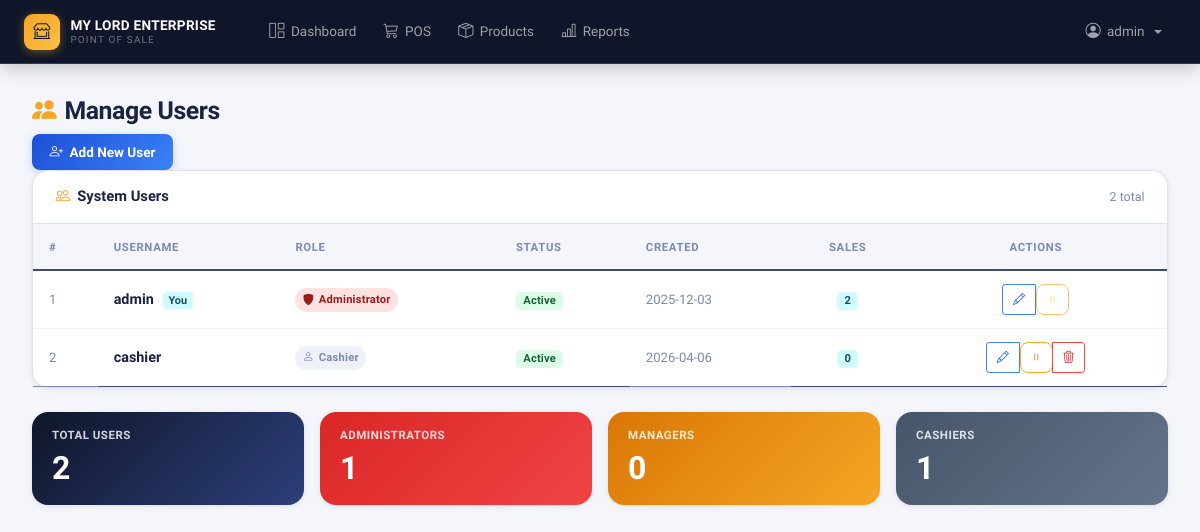
The page /auth/users (signed in) on the database as committed earlier.
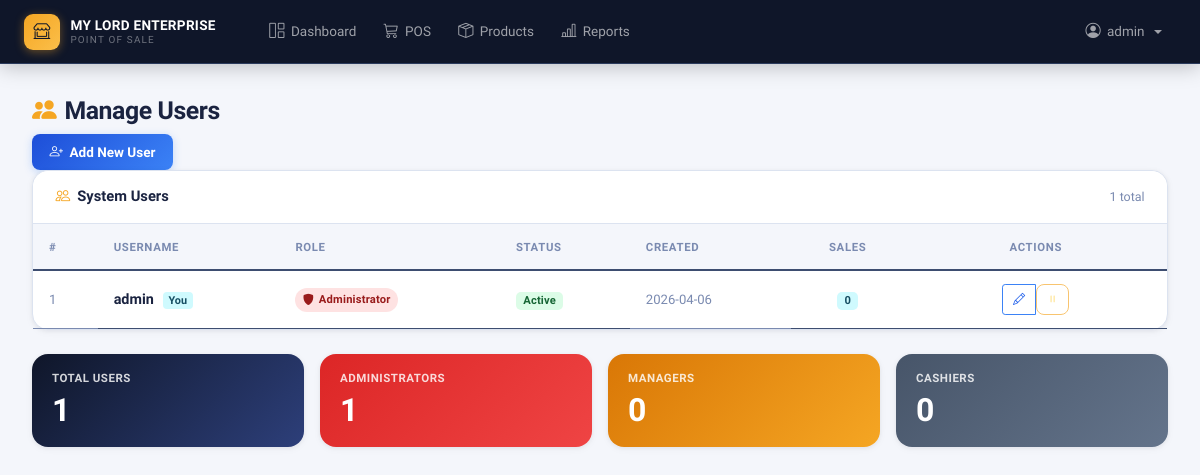
The same page on the database as committed later.
### app/models.py (models this page shows, shortened)
class User(UserMixin, db.Model):
    id = db.Column(db.Integer, primary_key=True)
    username = db.Column(db.String(80), unique=True, nullable=False)
    password_hash = db.Column(db.Text)
    role = db.Column(db.String(20), nullable=False, default='cashier')  # admin, manager, cashier
    created_at = db.Column(db.DateTime, default=datetime.utcnow)
    is_active = db.Column(db.Boolean, default=True, nullable=False)
    is_temporary_password = db.Column(db.Boolean, default=False, nullable=False)
    password_reset_token = db.Column(db.String(100), nullable=True)
    password_reset_expires = db.Column(db.DateTime, nullable=True)
    must_change_password = db.Column(db.Boolean, default=False, nullable=False)
    last_password_change = db.Column(db.DateTime, nullable=True)
    sales = db.relationship('Sale', backref='clerk', lazy=True)
    expenses = db.relationship('Expense', backref='user', lazy=True)
    def needs_password_change(self):
        return self.must_change_password or self.is_temporary_password
    def is_admin(self):
        return self.role == 'admin'
    def is_manager(self):
        return self.role in ['admin', 'manager']

### app/auth.py (the view)
@bp.route('/users')
@login_required
@admin_required
def manage_users():
    page = request.args.get('page', 1, type=int)
    per_page = 10
    users = User.query.paginate(
        page=page,
        per_page=per_page,
        error_out=False
    )
    return render_template('auth/manage_users.html', users=users)

### app/templates/auth/manage_users.html (shortened to what this page needs)
{% extends "base.html" %}
{% block content %}
<div class="page-header-bar">
    <h2 class="page-title">
        <i class="bi bi-people-fill"></i> Manage Users
    </h2>
    <a href="{{ url_for('auth.register') }}" class="btn btn-primary">
        <i class="bi bi-person-plus"></i> Add New User
    </a>
</div>
<div class="card">
    <div class="card-header d-flex justify-content-between align-items-center">
        <h5><i class="bi bi-people"></i> System Users</h5>
        <span style="font-size:0.78rem;color:var(--text-muted)">{{ users.total }} total</span>
    </div>
    <div class="card-body p-0">
        {% if users.items %}
        <div class="table-responsive">
            <table class="table table-hover mb-0">
                <thead>
                    <tr>
                        <th>#</th>
                        <th>Username</th>
                        <th>Role</th>
                        <th>Status</th>
                        <th>Created</th>
                        <th class="text-center">Sales</th>
                        <th class="text-center" style="min-width:160px">Actions</th>
                    </tr>
                </thead>
                <tbody>
                    {% for user in users.items %}
                    <tr>
                        <td style="font-size:0.82rem;color:var(--text-muted)">{{ loop.index + (users.page - 1) * users.per_page }}</td>
                        <td>
                            <div style="font-weight:700;color:var(--text-primary);font-size:0.9rem">
                                {{ user.username }}
                                {% if user.id == current_user.id %}
                                <span class="you-tag">You</span>
                                {% endif %}
                            </div>
                        </td>
                        <td>
                            {% if user.role == 'admin' %}
                                <span class="role-chip rc-admin"><i class="bi bi-shield-fill"></i> Administrator</span>
                            {% elif user.role == 'manager' %}
                                <span class="role-chip rc-manager"><i class="bi bi-star-fill"></i> Manager</span>
                            {% else %}
                                <span class="role-chip rc-cashier"><i class="bi bi-person"></i> Cashier</span>
                            {% endif %}
                        </td>
                        <td>
                            {% if user.is_active is defined %}
                                <span class="badge {{ 'bg-success' if user.is_active else 'bg-secondary' }}">
                                    {{ 'Active' if user.is_active else 'Inactive' }}
                                </span>
                            {% else %}
                                <span class="badge bg-success">Active</span>
                            {% endif %}
                        </td>
                        <td style="font-size:0.82rem;color:var(--text-muted)">
                            {% if user.created_at %}{{ user.created_at.strftime('%Y-%m-%d') }}{% else %}—{% endif %}
                        </td>
                        <td class="text-center">
                            <span class="badge bg-info">{{ user.sales|length if user.sales else 0 }}</span>
                        </td>
                        <td class="text-center action-cell">
                            <div class="btn-group btn-group-sm">
                                <a href="{{ url_for('auth.edit_user', user_id=user.id) }}"
                                   class="btn btn-outline-primary" title="Edit User">
                                    <i class="bi bi-pencil"></i>
                                </a>
                                {% if user.is_active is defined %}
                                <form method="POST" action="{{ url_for('auth.toggle_user_status', user_id=user.id) }}" class="d-inline" id="toggleForm{{ user.id }}">
                                    <button type="button"
                                            class="btn btn-outline-warning"
                                            title="{{ 'Deactivate' if user.is_active else 'Activate' }} User"
                                            onclick="confirmToggle({{ user.id }}, '{{ 'Deactivate' if user.is_active else 'Activate' }}')"
                                            {% if user.id == current_user.id %}disabled{% endif %}>
                                        <i class="bi bi-{{ 'pause' if user.is_active else 'play' }}"></i>
                                    </button>
                                </form>
                                {% endif %}
                                {% if user.id != current_user.id %}
                                <a href="{{ url_for('auth.confirm_delete_user', user_id=user.id) }}"
                                   class="btn btn-outline-danger" title="Delete User">
                                    <i class="bi bi-trash3"></i>
                                </a>
                                {% endif %}
                            </div>
                        </td>
                    </tr>
                    {% endfor %}
                </tbody>
            </table>
        </div>
        {% endif %}
    </div>
</div>
<div class="summary-strip">
    <div class="sum-card sc-navy">
        <h6>Total Users</h6>
        <h3>{{ users.total }}</h3>
    </div>
    <div class="sum-card sc-red">
        <h6>Administrators</h6>
        <h3>{{ users.items | selectattr('role', 'equalto', 'admin') | list | length }}</h3>
    </div>
    <div class="sum-card sc-amber">
        <h6>Managers</h6>
        <h3>{{ users.items | selectattr('role', 'equalto', 'manager') | list | length }}</h3>
    </div>
    <div class="sum-card sc-slate">
        <h6>Cashiers</h6>
        <h3>{{ users.items | selectattr('role', 'equalto', 'cashier') | list | length }}</h3>
    </div>
</div>
{% endblock %}

### app/templates/base.html (shortened to what this page needs)
<!DOCTYPE html>
<html lang="en">
<head>
    <link href="{{ url_for('static', filename='css/bootstrap.min.css') }}" rel="stylesheet">
    <link rel="stylesheet" href="{{ url_for('static', filename='css/bootstrap-icons.css') }}">
    <link rel="stylesheet" href="{{ url_for('static', filename='css/animations.css') }}">
</head>
<body>
    <nav class="navbar navbar-expand-lg navbar-dark">
        <div class="container">
            <a class="navbar-brand" href="{{ url_for('main.index') }}">
                <div class="brand-icon"><i class="bi bi-shop-window"></i></div>
                <div class="brand-text">
                    <span class="brand-main">MY LORD ENTERPRISE</span>
                    <span class="brand-sub">Point of Sale</span>
                </div>
            </a>
            {% if current_user.is_authenticated %}
            <div class="collapse navbar-collapse" id="navbarNav">
                <ul class="navbar-nav ms-4 me-auto">
                    <li class="nav-item">
                        <a class="nav-link" href="{{ url_for('main.index') }}">
                            <i class="bi bi-grid-1x2"></i> Dashboard
                        </a>
                    </li>
                    <li class="nav-item">
                        <a class="nav-link" href="{{ url_for('pos.pos_page') }}">
                            <i class="bi bi-cart3"></i> POS
                        </a>
                    </li>
                    {% if current_user.is_manager() %}
                    <li class="nav-item">
                        <a class="nav-link" href="{{ url_for('products.list_products') }}">
                            <i class="bi bi-box-seam"></i> Products
                        </a>
                    </li>
                    <li class="nav-item">
                        <a class="nav-link" href="{{ url_for('reports.sales_reports') }}">
                            <i class="bi bi-bar-chart-line"></i> Reports
                        </a>
                    </li>
                    {% endif %}
                </ul>
                <ul class="navbar-nav">
                    <li class="nav-item dropdown">
                        <a class="nav-link dropdown-toggle" href="#" role="button" data-bs-toggle="dropdown">
                            <i class="bi bi-person-circle"></i>
                            {{ current_user.username }}
                        </a>
                    </li>
                </ul>
            </div>
            {% endif %}
        </div>
    </nav>
    <div class="container-fluid">
        {% block content %}{% endblock %}
    </div>
</body>
</html>

### app/static/css/animations.css (style rules this page uses)
.card { animation: fadeInUp 0.6s ease-out backwards; }
.table tbody tr { animation: fadeIn 0.5s ease-out backwards; }
.table tbody tr:nth-child(1) { animation-delay: 0.1s; }
.btn-group .btn { animation: fadeIn 0.5s ease-out backwards; }
.btn-group .btn:nth-child(1) { animation-delay: 0.1s; }
.navbar-brand { animation: slideInLeft 0.6s ease-out; }
.navbar-nav .nav-item { animation: slideDown 0.5s ease-out backwards; }
.navbar-nav .nav-item:nth-child(1) { animation-delay: 0.1s; }
.navbar-nav .nav-item:nth-child(2) { animation-delay: 0.15s; }
.navbar-nav .nav-item:nth-child(3) { animation-delay: 0.2s; }
.navbar-nav .nav-item:nth-child(4) { animation-delay: 0.25s; }
.card { transition: transform 0.3s ease, box-shadow 0.3s ease; }
.btn { transition: all 0.3s ease; }
.table tbody tr { transition: background-color 0.2s ease, transform 0.2s ease; }
a { transition: color 0.2s ease; }
.badge { transition: transform 0.2s ease; }
h1, h2, h3.text-primary { animation: slideInLeft 0.6s ease-out; }

Rows that differ between the two databases and show on the page:
removed User: username "cashier", role "cashier" (drawn), is_active "Active", created_at "2026-04-06", sales|length "0"
changed User "admin": created_at "2025-12-03" → "2026-04-06"; sales|length "2" → "0"
Other text that changed with them:
{{ users.total }}: "2" → "1"
{{ users.items | selectattr('role', 'equalto', 'cashier') | list | length }}: "1" → "0"
